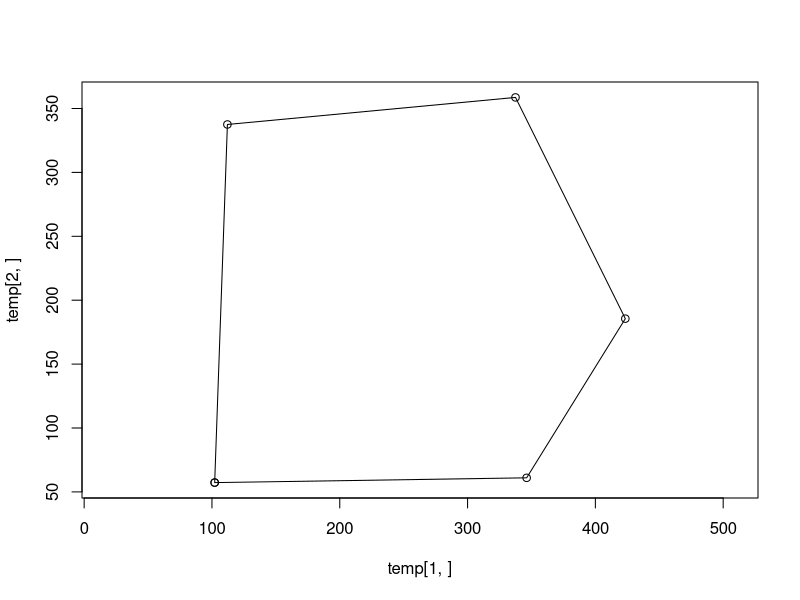
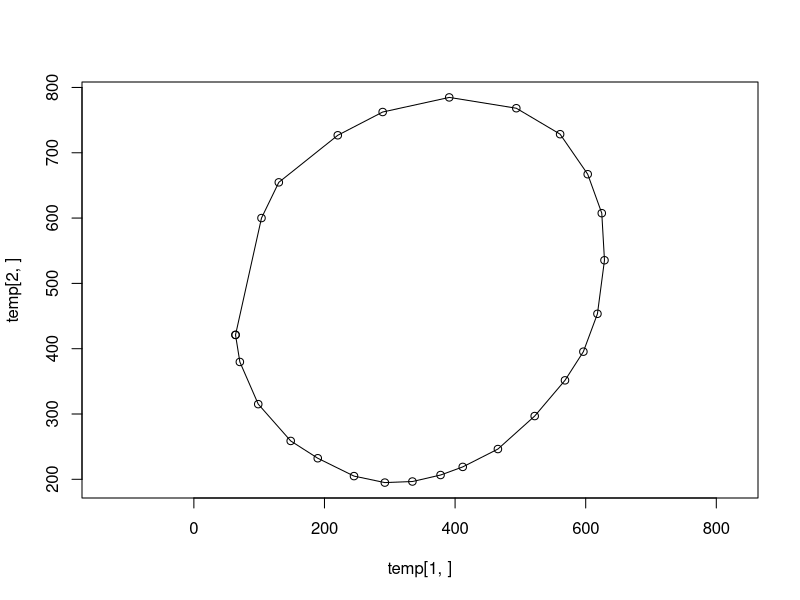
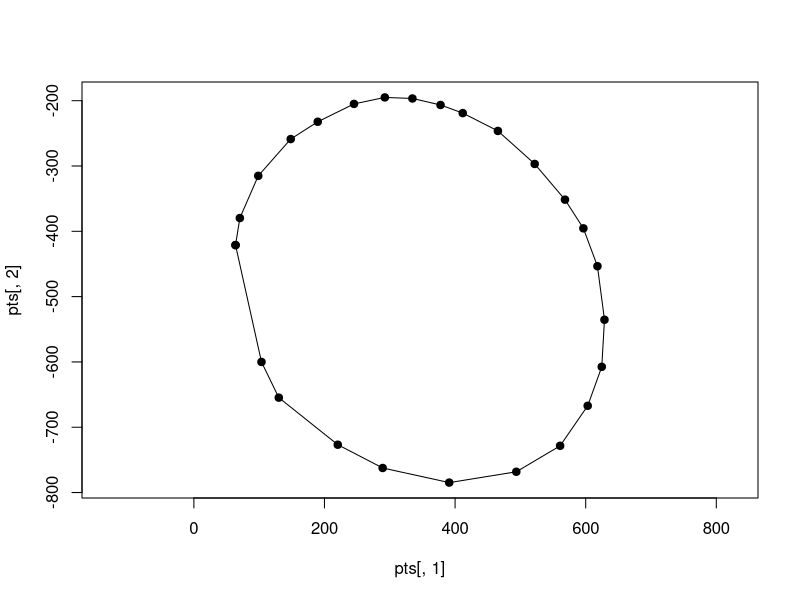
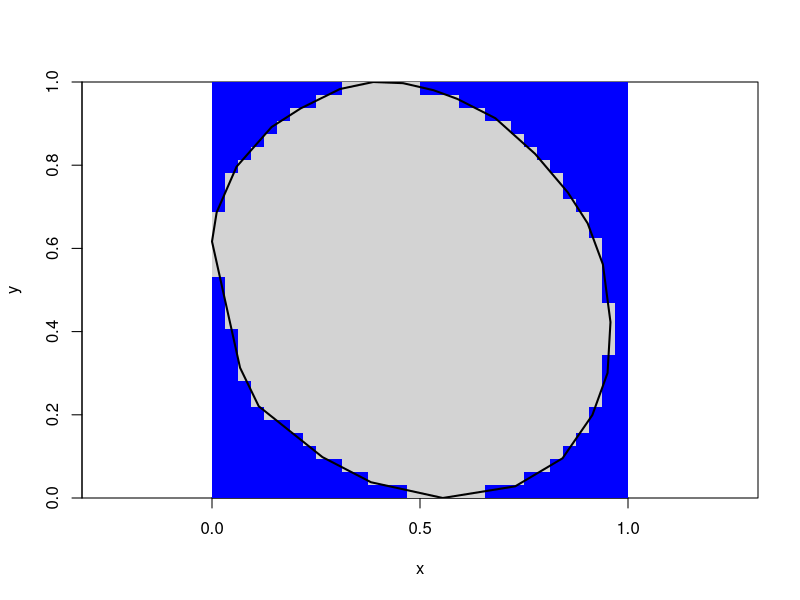
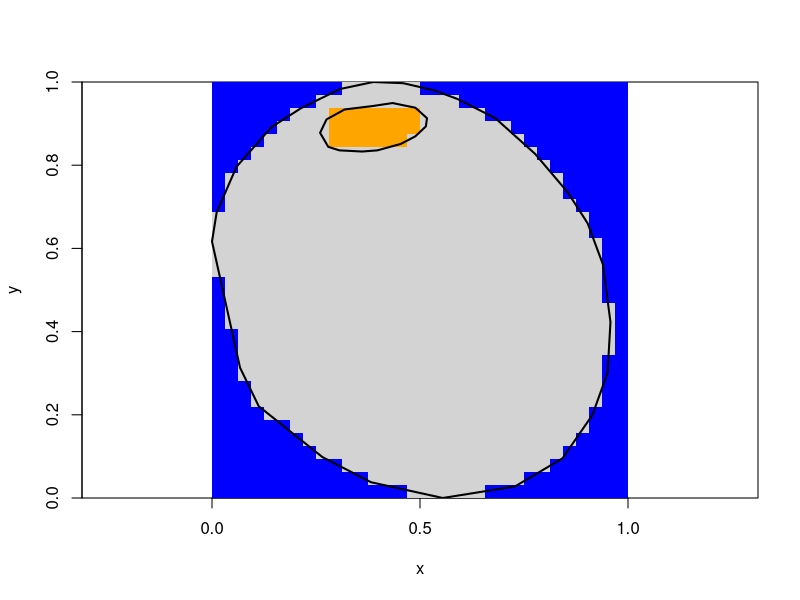
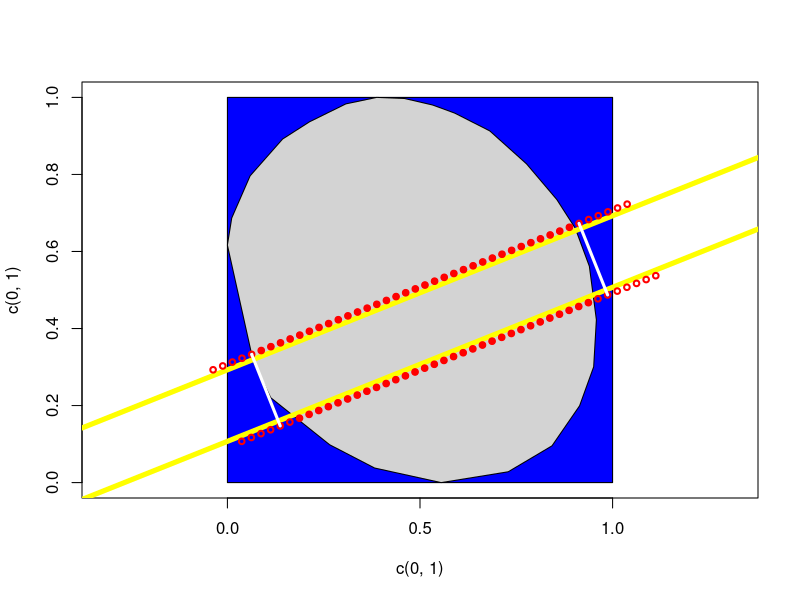

Recreate these plots in R, in order.
## ---- chunk 1
temp <- c(102.12272,57.288356, 346.22093,61.024553, 423.43567,185.56446, 337.50314,358.67492, 112.08591,337.50314)
dim(temp) <- c(2, length(temp)/2)
temp <- cbind(temp, temp[,1])
plot(temp[1,], temp[2,], asp=1)
polygon(t(temp))
## ---- chunk 2
temp <- c(63.786982,421.11958, 6.627219,-41.42012, 28.165681,-64.61538, 49.704138,-56.33136, 41.42012,-26.50888, 55.50296,-27.33728, 47.21894,-9.94083, 42.24852,1.65681, 43.07692,9.94083, 33.9645,12.42603, 53.84615,27.33728, 56.33136,50.53254, 46.39053,54.67456, 28.16568,43.90533, 21.53847,57.98816, 10.76923,82.01184, -4.14202,72.071, -21.53846,59.64497, -42.24852,61.30178, -67.10059,39.76331, -102.72189,16.56805, -101.89349,-22.36687, -68.7574,-35.6213, -90.29586,-72.071, -26.50887,-54.67456)
dim(temp) <- c(2, length(temp)/2)
temp[1,] <- cumsum(temp[1,])
temp[2,] <- cumsum(temp[2,])
temp <- cbind(temp, temp[,1])
plot(temp[1,], temp[2,], asp=1)
polygon(t(temp))
## ---- chunk 3
ink2R <- function(xml_string){
  code <- substr(xml_string,1,1)
  if(code != "m" & code != "M")stop(paste("Unrecognized code:", code))
  xml_string <- substr(xml_string, 3, nchar(xml_string)-2)
  xml_string <- paste0("c(", gsub(" ", ",", xml_string), ")")
  pts <- t(matrix( eval(parse(text=xml_string)), nrow=2))
  if(code == "m"){
    pts[,1] <- cumsum(pts[,1])
    pts[,2] <- cumsum(pts[,2])
  }
  pts <- rbind(pts, pts[1,])
  # Inkscape's y coordinate is in the direction opposite to R's.
  pts[,2] <- -pts[,2]
  pts
}
## ---- chunk 4
xml_str <- "m 63.786982,421.11958 6.627219,-41.42012 28.165681,-64.61538 49.704138,-56.33136 41.42012,-26.50888 55.50296,-27.33728 47.21894,-9.94083 42.24852,1.65681 43.07692,9.94083 33.9645,12.42603 53.84615,27.33728 56.33136,50.53254 46.39053,54.67456 28.16568,43.90533 21.53847,57.98816 10.76923,82.01184 -4.14202,72.071 -21.53846,59.64497 -42.24852,61.30178 -67.10059,39.76331 -102.72189,16.56805 -101.89349,-22.36687 -68.7574,-35.6213 -90.29586,-72.071 -26.50887,-54.67456 z"
pts <- ink2R(xml_str)
plot(pts[,1], pts[,2], asp=1, pch=19)
polygon(pts)
## ---- chunk 5
deriveXform <- function(pgon){
  r1 <- range(pgon[,1])
  r2 <- range(pgon[,2])
  # translation of minimum coordinates to 0
  shift <- -c(r1[1], r2[1])
  # scale maximum coordinate to 1
  scale <- 1/(max(diff(r1), diff(r2)))
  list(shift=shift, scale=scale)
}

applyXform <- function(pgon, xform){
  pgon[,1] <- pgon[,1] + xform$shift[1]
  pgon[,2] <- pgon[,2] + xform$shift[2]
  pgon*xform$scale
}

## ---- chunk 6
midpts <- (cbind(rep(1:32, each=32), rep(1:32, 32))-.5)/32
## ---- chunk 7
library(sp)
xform <- deriveXform(pts)
pts2 <- applyXform(pts, xform)
img <- matrix(point.in.polygon(midpts[,1], midpts[,2], pts2[,1], pts2[,2]), 32, 32, byrow=TRUE)
image(x=(1:32-.5)/32, y=(1:32-.5)/32, z=img, asp=1, xlab="x", ylab="y", col=c("blue", "lightgray"))
polygon(pts2, lwd=2, border ="black")
## ---- chunk 8
mxml <- "m 217.04142,267.03674 9.11243,-19.05326 25.68047,-14.08284 40.59172,-4.97041 27.33727,-4.14201 32.3077,6.62722 16.56804,14.91124 -1.6568,11.59763 -14.91124,14.08284 -20.71006,10.76923 -33.1361,9.11243 -21.53846,1.6568 -32.30769,-1.6568 -15.73965,-4.97041 z"
mpts <- ink2R(mxml)
mpts <- applyXform(mpts, xform)
mimg <- matrix(point.in.polygon(midpts[,1], midpts[,2], mpts[,1], mpts[,2]), 32, 32, byrow=TRUE)
mimg <- mimg*2
image(x=(1:32-.5)/32, y=(1:32-.5)/32, z=pmax(img, mimg), asp=1, xlab="x", ylab="y", col=c("blue", "lightgray", "orange"))
polygon(pts2, lwd=2, border ="black")
polygon(mpts, lwd=2, border ="black")
## ---- chunk 9
plot(c(0,1), c(0,1), type='n', asp=1)
polygon(c(0,1,1,0,0), c(0,0,1,1,0), col='blue') # background
# tissue outline filled with light gray
polygon(pts2, col='lightgray')
# rectangle:
h <- .2
ctr <- c(.5, .4)
m <- .4
theta <- atan(m)
y0 <- ctr[2]- m*ctr[1]
# upper and lower rectangle boundaries in yellow
abline(y0-h*cos(theta)/2, m, col="yellow", lwd=5)
abline(y0+h*cos(theta)/2, m, col="yellow", lwd=5) #here
# points at which grid crosses the center line
ctrs <- sapply(seq(0, 1/cos(theta), by=0.025), function(dr)c(0.0, y0) + c(1, m)*dr)
# upper & lower boundary crossings
ubc <- sapply(1:ncol(ctrs), function(i)ctrs[,i]+0.1*c(-sin(theta), cos(theta)))
lbc <- sapply(1:ncol(ctrs), function(i)ctrs[,i]-0.1*c(-sin(theta), cos(theta)))
# display them
points(ubc[1,], ubc[2,], col='red', cex=0.75, lwd=2)
points(lbc[1,], lbc[2,], col='red', cex=0.75, lwd=2)
# Find the interior points
uidx <- as.logical(point.in.polygon(ubc[1,], ubc[2,], pts2[,1], pts2[,2]))
lidx <- as.logical(point.in.polygon(lbc[1,], lbc[2,], pts2[,1], pts2[,2]))
# display them in solid red
points(ubc[1,uidx], ubc[2,uidx], col='red', cex=0.75, pch=19)
points(lbc[1,lidx], lbc[2,lidx], col='red', cex=0.75, pch=19)
i0 <- max(1, min(c(which(uidx), which(lidx))-1))
i1 <- min(length(uidx), max(c(which(uidx), which(lidx))) + 1)
segments(ubc[1,i0], ubc[2,i0], lbc[1,i0], lbc[2,i0], col="white", lwd=3)
segments(ubc[1,i1], ubc[2,i1], lbc[1,i1], lbc[2,i1], col="white", lwd=3)
